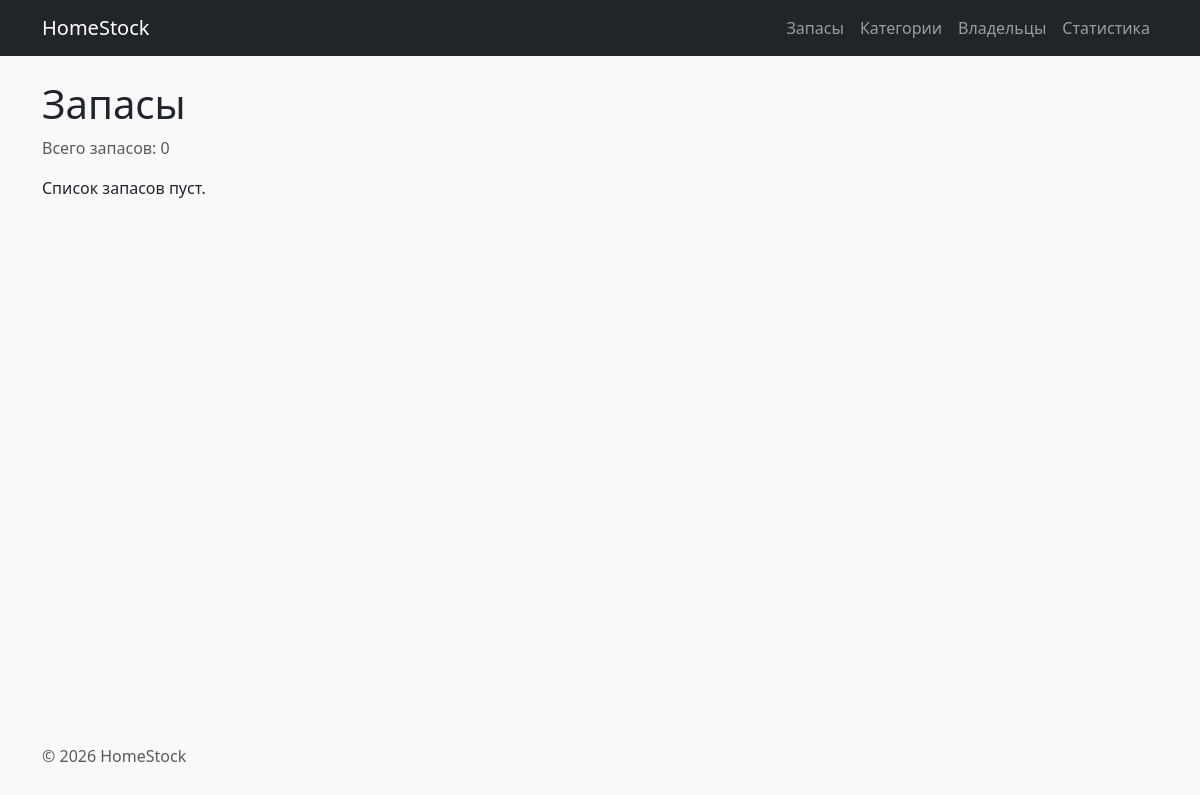
Page /stocks/ on the earlier database version.
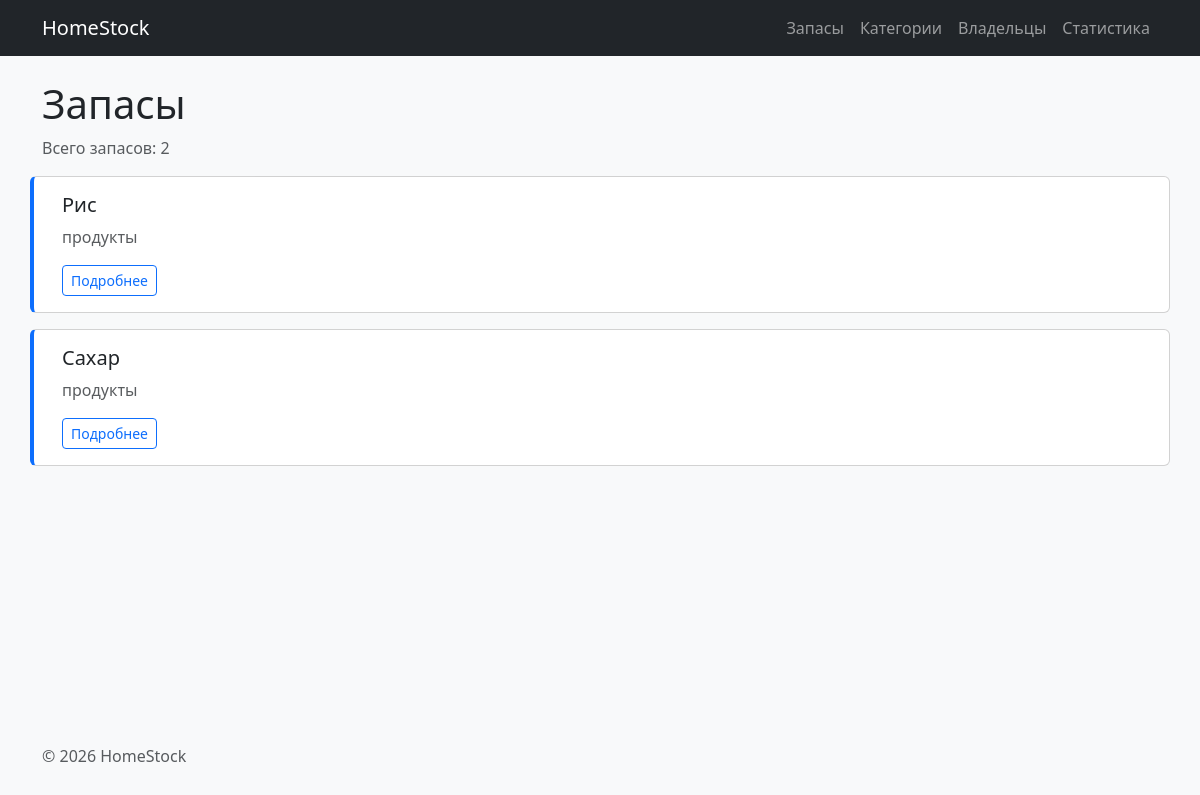
Same page on the later database version.
### stocks/models.py (models this page shows, shortened)
class Stock(models.Model):
    name = models.CharField(max_length=200, verbose_name="Название")
    category = models.ForeignKey(Category, on_delete=models.PROTECT, related_name="stocks", verbose_name="Категория")
    owner = models.ForeignKey(User, on_delete=models.PROTECT, related_name="stocks", verbose_name="Владелец")
    quantity = models.FloatField(verbose_name="Количество")
    unit = models.CharField(max_length=10, verbose_name="Ед. изм.")
    expiry_date = models.DateField(null=True, blank=True, verbose_name="Срок годности")
    class Meta:
        verbose_name = "Запас"
        verbose_name_plural = "Запасы"
        ordering = ["name"]

### categories/models.py (models this page shows, shortened)
class Category(models.Model):
    name = models.CharField(max_length=100, verbose_name="Название")
    description = models.TextField(blank=True, verbose_name="Описание")
    class Meta:
        verbose_name = "Категория"
        verbose_name_plural = "Категории"
        ordering = ["name"]

### stocks/views.py (the view)
# urls.py: path("", views.stocks_list, name="list"),
def stocks_list(request):
    stocks_list = Stock.objects.select_related("category", "owner").all()
    paginator = Paginator(stocks_list, 5)
    page_number = request.GET.get("page")
    page_obj = paginator.get_page(page_number)
    return render(request, "stocks/stock_list.html", {"stocks": page_obj, "page_obj": page_obj})

### stocks/templates/stocks/stock_list.html (shortened to what this page needs)
{% extends "base.html" %}
{% block content %}
    <h1>Запасы</h1>
    <p class="text-muted">Всего запасов: {{ stocks|length }}</p>
    <div class="row">
        {% for stock in stocks %}
            {% include "stocks/includes/stock_card.html" %}
        {% empty %}
            <p>Список запасов пуст.</p>
        {% endfor %}
    </div>
{% endblock %}

### stocks/templates/stocks/includes/stock_card.html
<article class="card mb-3 stock-card">
    <div class="card-body">
        <h5 class="card-title">{{ stock.name|default:"Без названия" }}</h5>
        <p class="card-text text-muted">{{ stock.category.name }}</p>
        <a href="{% url 'stocks:detail' stock.id %}" class="btn btn-sm btn-outline-primary">Подробнее</a>
    </div>
</article>

Differences in the rows shown:
added Stock: name "Рис", category.name "продукты"
added Stock: name "Сахар", category.name "продукты"
Other differences:
{{ stocks|length }}: "0" → "2"
text no longer shown: "Список запасов пуст."
